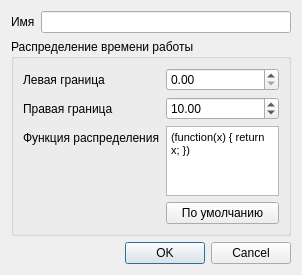
<?xml version="1.0" encoding="UTF-8"?>
<ui version="4.0">
 <class>DialogDevice</class>
 <widget class="QDialog" name="DialogDevice">
  <property name="geometry">
   <rect>
    <x>0</x>
    <y>0</y>
    <width>302</width>
    <height>232</height>
   </rect>
  </property>
  <property name="windowTitle">
   <string>Dialog</string>
  </property>
  <layout class="QVBoxLayout" name="verticalLayout">
   <item>
    <layout class="QFormLayout" name="nameLayout">
     <item row="0" column="0">
      <widget class="QLabel" name="labelName">
       <property name="text">
        <string>Имя</string>
       </property>
      </widget>
     </item>
     <item row="0" column="1">
      <widget class="QLineEdit" name="lineEditName"/>
     </item>
    </layout>
   </item>
   <item>
    <widget class="QGroupBox" name="groupBox">
     <property name="title">
      <string>Распределение времени работы</string>
     </property>
     <layout class="QFormLayout" name="formLayout">
      <item row="0" column="0">
       <widget class="QLabel" name="labelLeftRange">
        <property name="text">
         <string>Левая граница</string>
        </property>
       </widget>
      </item>
      <item row="0" column="1">
       <widget class="QDoubleSpinBox" name="spinBoxLeftRange">
        <property name="minimum">
         <double>0.000000000000000</double>
        </property>
        <property name="maximum">
         <double>1000000000000000000000.000000000000000</double>
        </property>
        <property name="singleStep">
         <double>0.050000000000000</double>
        </property>
       </widget>
      </item>
      <item row="1" column="0">
       <widget class="QLabel" name="labelRightRange">
        <property name="text">
         <string>Правая граница</string>
        </property>
       </widget>
      </item>
      <item row="1" column="1">
       <widget class="QDoubleSpinBox" name="spinBoxRightRange">
        <property name="minimum">
         <double>0.000000000000000</double>
        </property>
        <property name="singleStep">
         <double>0.050000000000000</double>
        </property>
        <property name="value">
         <double>10.000000000000000</double>
        </property>
       </widget>
      </item>
      <item row="2" column="0">
       <widget class="QLabel" name="labelFunction">
        <property name="text">
         <string>Функция распределения</string>
        </property>
       </widget>
      </item>
      <item row="2" column="1">
       <widget class="QTextEdit" name="textEditFunction">
        <property name="html">
         <string>&lt;!DOCTYPE HTML PUBLIC &quot;-//W3C//DTD HTML 4.0//EN&quot; &quot;http://www.w3.org/TR/REC-html40/strict.dtd&quot;&gt;
&lt;html&gt;&lt;head&gt;&lt;meta name=&quot;qrichtext&quot; content=&quot;1&quot; /&gt;&lt;style type=&quot;text/css&quot;&gt;
p, li { white-space: pre-wrap; }
&lt;/style&gt;&lt;/head&gt;&lt;body style=&quot; font-family:'MS Shell Dlg 2'; font-size:8.25pt; font-weight:400; font-style:normal;&quot;&gt;
&lt;p style=&quot; margin-top:0px; margin-bottom:0px; margin-left:0px; margin-right:0px; -qt-block-indent:0; text-indent:0px;&quot;&gt;&lt;span style=&quot; font-size:8pt;&quot;&gt;(function(x) { return x; })&lt;/span&gt;&lt;/p&gt;&lt;/body&gt;&lt;/html&gt;</string>
        </property>
       </widget>
      </item>
      <item row="3" column="1">
       <widget class="QPushButton" name="buttonDefault">
        <property name="text">
         <string>По умолчанию</string>
        </property>
       </widget>
      </item>
     </layout>
    </widget>
   </item>
   <item>
    <widget class="QDialogButtonBox" name="buttonBox">
     <property name="orientation">
      <enum>Qt::Horizontal</enum>
     </property>
     <property name="standardButtons">
      <set>QDialogButtonBox::Cancel|QDialogButtonBox::Ok</set>
     </property>
    </widget>
   </item>
  </layout>
 </widget>
 <resources/>
 <connections>
  <connection>
   <sender>buttonBox</sender>
   <signal>accepted()</signal>
   <receiver>DialogDevice</receiver>
   <slot>accept()</slot>
   <hints>
    <hint type="sourcelabel">
     <x>248</x>
     <y>254</y>
    </hint>
    <hint type="destinationlabel">
     <x>157</x>
     <y>274</y>
    </hint>
   </hints>
  </connection>
  <connection>
   <sender>buttonBox</sender>
   <signal>rejected()</signal>
   <receiver>DialogDevice</receiver>
   <slot>reject()</slot>
   <hints>
    <hint type="sourcelabel">
     <x>316</x>
     <y>260</y>
    </hint>
    <hint type="destinationlabel">
     <x>286</x>
     <y>274</y>
    </hint>
   </hints>
  </connection>
 </connections>
</ui>
